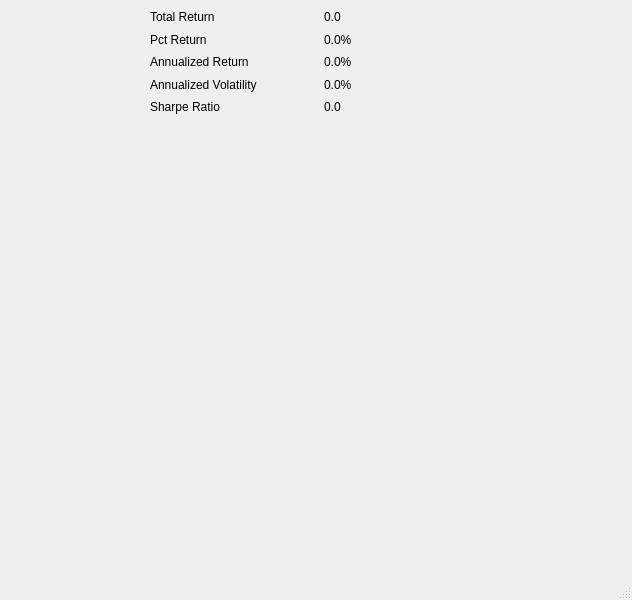
<?xml version="1.0" encoding="UTF-8"?>
<ui version="4.0">
 <class>NexusPortfolio</class>
 <widget class="QMainWindow" name="NexusPortfolio">
  <property name="geometry">
   <rect>
    <x>0</x>
    <y>0</y>
    <width>632</width>
    <height>600</height>
   </rect>
  </property>
  <property name="windowTitle">
   <string>MainWindow</string>
  </property>
  <widget class="QWidget" name="centralwidget">
   <widget class="NexusPortfolioPlot" name="widget" native="true">
    <property name="geometry">
     <rect>
      <x>0</x>
      <y>0</y>
      <width>100</width>
      <height>30</height>
     </rect>
    </property>
    <property name="sizePolicy">
     <sizepolicy hsizetype="Expanding" vsizetype="Expanding">
      <horstretch>0</horstretch>
      <verstretch>0</verstretch>
     </sizepolicy>
    </property>
   </widget>
   <widget class="QWidget" name="gridLayoutWidget">
    <property name="geometry">
     <rect>
      <x>150</x>
      <y>9</y>
      <width>341</width>
      <height>106</height>
     </rect>
    </property>
    <layout class="QGridLayout" name="stats">
     <item row="0" column="0">
      <widget class="QLabel" name="label">
       <property name="text">
        <string>Total Return</string>
       </property>
      </widget>
     </item>
     <item row="3" column="1">
      <widget class="QLabel" name="annualized_volatility">
       <property name="text">
        <string>0.0%</string>
       </property>
      </widget>
     </item>
     <item row="1" column="1">
      <widget class="QLabel" name="pct_return">
       <property name="text">
        <string>0.0%</string>
       </property>
      </widget>
     </item>
     <item row="0" column="1">
      <widget class="QLabel" name="total_return">
       <property name="text">
        <string>0.0</string>
       </property>
      </widget>
     </item>
     <item row="2" column="0">
      <widget class="QLabel" name="label_2">
       <property name="text">
        <string>Annualized Return</string>
       </property>
      </widget>
     </item>
     <item row="3" column="0">
      <widget class="QLabel" name="label_4">
       <property name="text">
        <string>Annualized Volatility</string>
       </property>
      </widget>
     </item>
     <item row="2" column="1">
      <widget class="QLabel" name="annualized_return">
       <property name="text">
        <string>0.0%</string>
       </property>
      </widget>
     </item>
     <item row="1" column="0">
      <widget class="QLabel" name="label_3">
       <property name="text">
        <string>Pct Return</string>
       </property>
      </widget>
     </item>
     <item row="4" column="1">
      <widget class="QLabel" name="sharpe_ratio">
       <property name="text">
        <string>0.0</string>
       </property>
      </widget>
     </item>
     <item row="4" column="0">
      <widget class="QLabel" name="label_7">
       <property name="text">
        <string>Sharpe Ratio</string>
       </property>
      </widget>
     </item>
    </layout>
   </widget>
  </widget>
  <widget class="QMenuBar" name="menubar">
   <property name="geometry">
    <rect>
     <x>0</x>
     <y>0</y>
     <width>632</width>
     <height>22</height>
    </rect>
   </property>
  </widget>
  <widget class="QStatusBar" name="statusbar"/>
 </widget>
 <customwidgets>
  <customwidget>
   <class>NexusPortfolioPlot</class>
   <extends>QWidget</extends>
   <header>nexusplot.h</header>
   <container>1</container>
  </customwidget>
 </customwidgets>
 <resources/>
 <connections/>
</ui>
